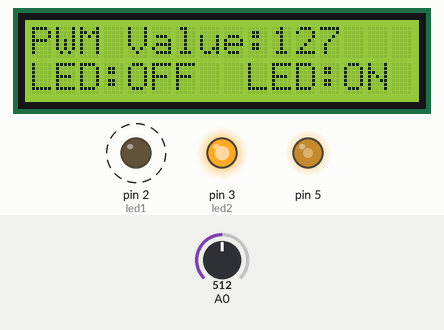
A sketch run on a simulated Arduino Uno, built with avr-gcc and run on an emulated ATmega328P. Shown: 16×2 character LCD, output pins drawn as LEDs (lit = HIGH). Dashed ring = blinking. The inputs (shaded band) are chosen by the test bench; at power-on: A0 = 512.

Above: at 1.25 s.
1.3 s: A0 set to 610
At 2.2 s:
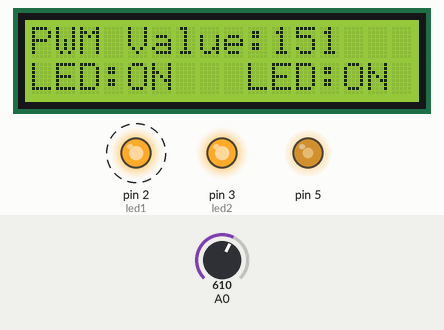
4.3 s: A0 set to 900
At 5.8 s:
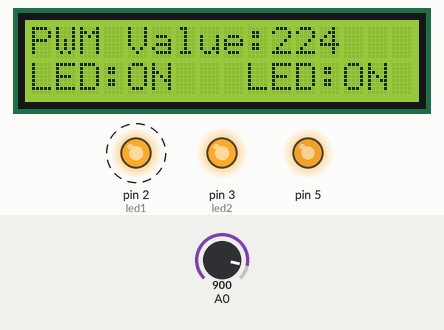
7.3 s: A0 set to 122
At 8.2 s:
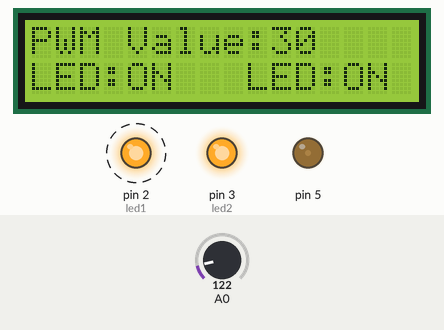
10.3 s: A0 set to 0
At 11.8 s:
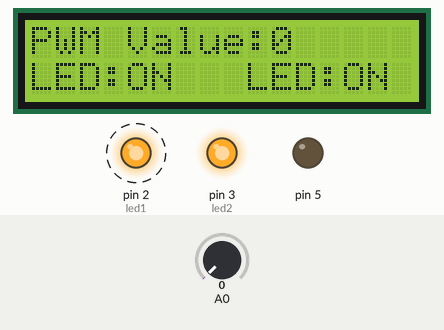
Timing chart, 0 to 14.3 s (numbered marks = the images above; inputs shaded):
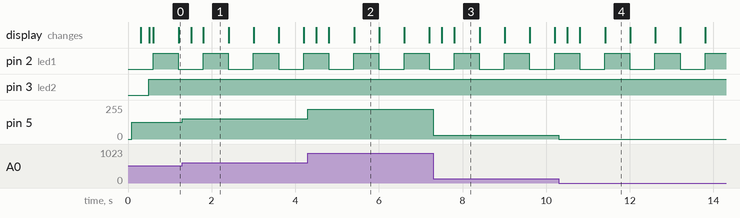

Measured:
- after the input at 1.3 s, pin 5: 127/255 → 151/255 at once; the display: first changes after 0.21 s (image 1 shows a later state)
- after the input at 4.3 s, pin 5: 151/255 → 224/255 at once; the display: changes after 0.21 s (image 2)
- after the input at 7.3 s, pin 5: 224/255 → 30/255 at once; the display: first changes after 0.21 s (image 3 shows a later state)
- after the input at 10.3 s, pin 5: 30/255 → 0/255 at once; the display: changes after 0.21 s (image 4)
- by itself, pin 2 (led1): alternates HIGH for 0.60 s and LOW for 0.60 s
- what the display in image 1 shows lasts 0.6 s, from 1.8 s to 2.4 s

The sketch:

Multitasking.ino
```cpp
#include<Wire.h>
#include<LiquidCrystal_I2C.h>
LiquidCrystal_I2C lcd(0x27,16,2);
byte led1=2;
byte led2=3;
unsigned long long led2_time=0,led1_time=0,current,lcd_time=0;
bool led1_state=false,led2_state=false;
unsigned long long led1mini,led2mini;
char str[3],s1[3],s2[3];
int x;
void setup()
{
  pinMode(led1,OUTPUT);
  pinMode(led2,OUTPUT);
  pinMode(5,OUTPUT);
  pinMode(A0,INPUT);
  lcd.clear();
  lcd.init();
  lcd.backlight();
  lcd.print("PWM Value:");
  lcd.setCursor(0,1);
  lcd.print("LED:");
  lcd.setCursor(9,1);
  lcd.print("LED:");
}

void loop() {
  current=millis();
  if(current-led1_time>=600)
  {
     if(!led1_state)
     {
       digitalWrite(led1,1);
       sprintf(s1,"%-3s","ON");
       lcd.setCursor(4,1);
       lcd.print(s1);
       led1_state=true;
     }
     else
     {
       digitalWrite(led1,0);
       sprintf(s1,"%-3s","OFF");
       lcd.setCursor(4,1);
       lcd.print(s1);
       led1_state=false;
     }
     led1_time=current;
  }
  if(current-led2_time>=500)
  {
     if(!led2_state)
     {
       digitalWrite(led2,1);
       sprintf(s2,"%-3s","ON");
       lcd.setCursor(13,1);
       lcd.print(s2);
       led2_state=true;
     }
     else
     {
       digitalWrite(led2,0);
       sprintf(s2,"%-3s","OFF");
       lcd.setCursor(13,1);
       lcd.print(s2);
       led2_state=false;
     }
     led2_time=current;
  }
  x=map(analogRead(A0),0,1024,0,255);
  analogWrite(5,x);
  if(current-lcd_time>=300)
  {
    sprintf(str,"%-3d",x);
    lcd.setCursor(10,0);
    lcd.print(str);
    lcd_time=current;
  }

}
```
